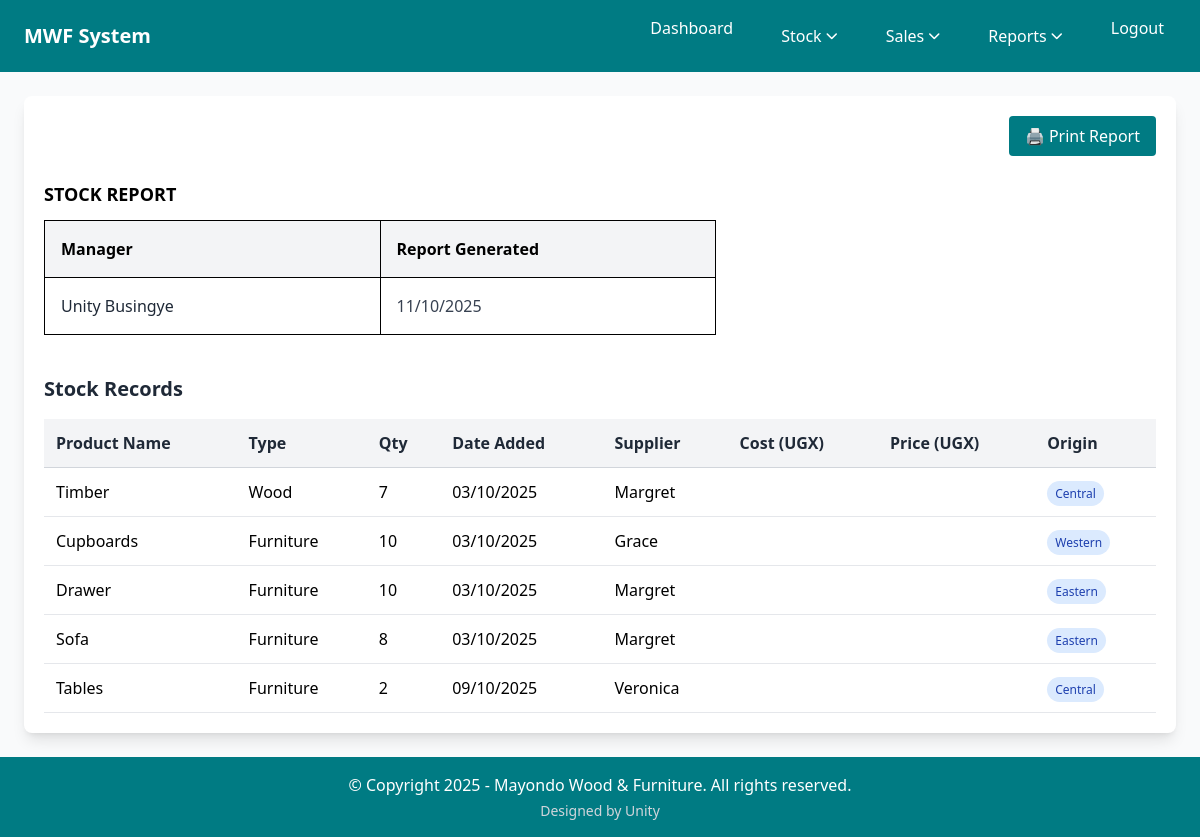
Before: /stockReport/ (signed in) with the older database file.
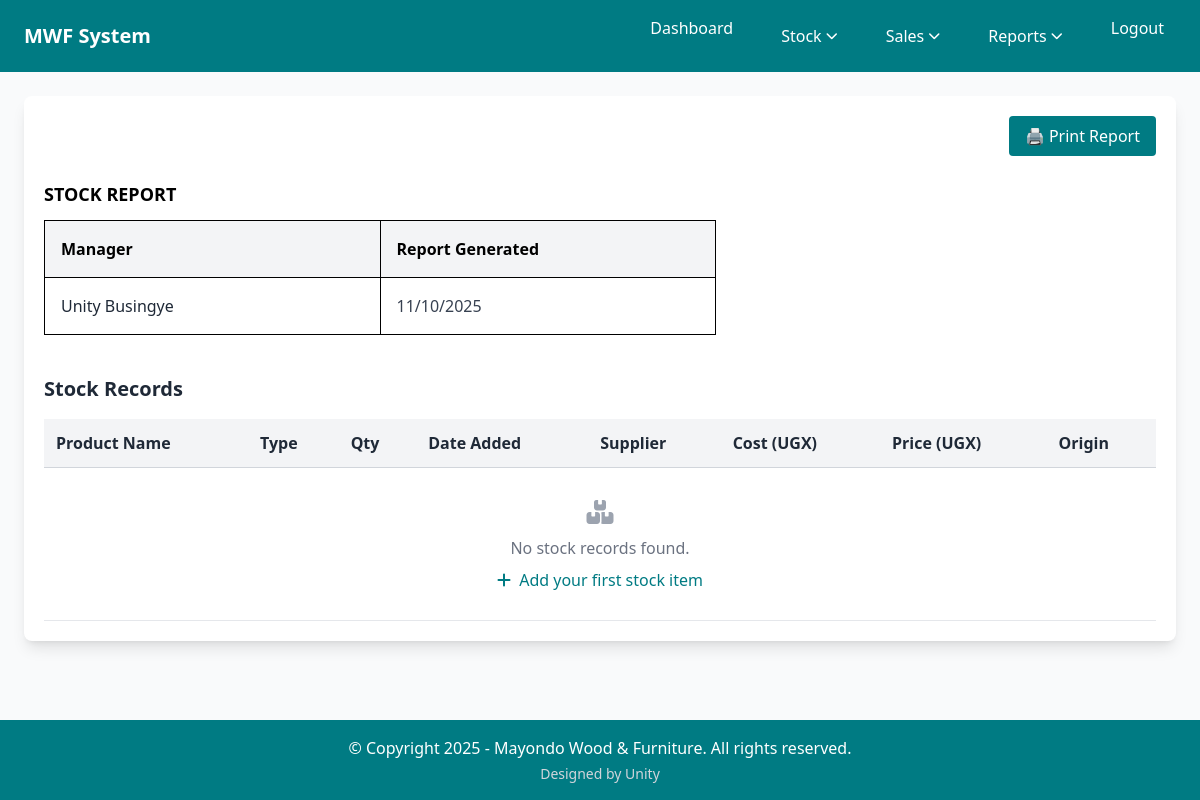
After: the same page with the newer database file.
### home/models.py (models this page shows, shortened)
class Stock(models.Model):
    CUSTOMER_CHOICES = [('Timber', 'Timber'), ('Sofa', 'Sofa'),('Tables','Tables'),('Cupboards','Cupboards'),('Drawer','Drawer'),('Poles','Poles')]
    PRODUCT_TYPE_CHOICES = [('Wood', 'Wood'), ('Furniture', 'Furniture')]
    ORIGIN_CHOICES = [('Western', 'Western'), ('Central', 'Central'), ('Eastern', 'Eastern')]
    SUPPLIER_CHOICES = [
        ('Mbawo Timberworks', 'Mbawo Timberworks'),
        ('Rosewood Timbers', 'Rosewood Timbers'),
        ('Muto Timber Suppliers', 'Muto Timber Suppliers'),
        ('Matongo WoodWorks', 'Matongo WoodWorks'),
    ]
    product_id = models.CharField(max_length=50, blank=True, unique=True)  # Auto-generated unique identifier
    date = models.DateField()  # Date when item was added to inventory
    product_name = models.CharField(max_length=100, choices=CUSTOMER_CHOICES,
                                   help_text="Select the product category",
                                   default='Timber')  # Product category
    product_type = models.CharField(max_length=20, choices=PRODUCT_TYPE_CHOICES,
                                   help_text="Select the product type",
                                   default='Furniture')  # Specific type within category
    product_ref = models.ForeignKey(Product, on_delete=models.PROTECT, null=True, blank=True,
                                   help_text="Auto-populated from product details")
    quantity = models.IntegerField()  # Number of items available
    supplier_name = models.CharField(max_length=100, choices=SUPPLIER_CHOICES)  # Who supplied this product
    unit_cost = models.DecimalField(max_digits=10, decimal_places=2, default=0.00,
                                   help_text="Cost per unit item in dollars")
    total_cost = models.DecimalField(max_digits=12, decimal_places=2, default=0.00,
                                    help_text="Automatically calculated from quantity × unit cost")
    origin = models.CharField(max_length=20, choices=ORIGIN_CHOICES)  # Where the product came from

### home/views.py (the view)
# urls.py: path('stockReport/', stockReport, name='stockReport'), # Stock report page
@manager_required
def stockReport(request):
    all_Stock = Stock.objects.all()
    manager_name = f"{request.user.first_name} {request.user.last_name}".strip()
    if not manager_name:
        manager_name = request.user.username
    from datetime import date
    report_date = date.today()
    context = {
        "stocks": all_Stock,
        "manager_name": manager_name,
        "report_date": report_date,
    }
    return render(request, "stock_report.html", context)

### home/context_processors.py (called while the page is built)
def user_roles(request):
    context = {
        'is_manager': False,
        'is_employee': False,
    }
    if request.user.is_authenticated:
        context['is_manager'] = request.user.groups.filter(name="Manager").exists()
        context['is_employee'] = request.user.groups.filter(name="Employee").exists()
    return context

### home/views.py (called while the page is built)
def manager_required(view_func):
    @wraps(view_func)
    def _wrapped_view(request, *args, **kwargs):
        if not request.user.is_authenticated:
            return redirect('login')
        if not request.user.groups.filter(name="Manager").exists():
            messages.error(request, "Access denied. Manager privileges required.")
            return redirect('dashboard')
        return view_func(request, *args, **kwargs)
    return _wrapped_view

### home/templates/stock_report.html (shortened to what this page needs)
{% extends 'base.html' %}
{% block content %}
  <div class="max-w-screen-2xl mx-auto bg-white rounded-lg p-5 relative shadow-lg">
    <button class="print-btn absolute top-5 right-5 px-4 py-2 bg-cordes-dark text-white border-0 rounded cursor-pointer hover:bg-cordes-blue transition-colors" onclick="window.print()">🖨️ Print Report</button>
    <div class="mt-16 mb-8">
      <table class="border-collapse w-full max-w-2xl">
        <caption class="font-bold mb-3 text-left text-lg">STOCK REPORT</caption>
        <thead class="bg-gray-100">
          <tr>
            <th class="border border-black p-4 text-left w-1/2">Manager</th>
            <th class="border border-black p-4 text-left w-1/2">Report Generated</th>
          </tr>
        </thead>
        <tbody>
          <tr>
            <td class="border border-black p-4 font-medium text-gray-800">{{ manager_name }}</td>
            <td class="border border-black p-4 text-gray-700">{{ report_date|date:"d/m/Y" }}</td>
          </tr>
        </tbody>
      </table>
    </div>
    <section class="w-full mt-10">
      <h2 class="text-xl font-semibold mb-4 text-gray-800">
        Stock Records
      </h2>
      <table class="w-full border-collapse">
        <thead>
          <tr class="bg-gray-100">
            <th class="p-3 text-left border-b border-gray-300 text-gray-800">Product Name</th>
            <th class="p-3 text-left border-b border-gray-300 text-gray-800">Type</th>
            <th class="p-3 text-left border-b border-gray-300 text-gray-800">Qty</th>
            <th class="p-3 text-left border-b border-gray-300 text-gray-800">Date Added</th>
            <th class="p-3 text-left border-b border-gray-300 text-gray-800">Supplier</th>
            <th class="p-3 text-left border-b border-gray-300 text-gray-800">Cost (UGX)</th>
            <th class="p-3 text-left border-b border-gray-300 text-gray-800">Price (UGX)</th>
            <th class="p-3 text-left border-b border-gray-300 text-gray-800">Origin</th>
          </tr>
        </thead>
        <tbody>
        {% for stock in stocks %}
        <tr class="hover:bg-gray-50">
          <td class="p-3 border-b border-gray-200">
            {{ stock.product_name|default:"N/A" }}
          </td>
          <td class="p-3 border-b border-gray-200">
            {{ stock.product_type|default:"N/A" }}
          </td>
          <td class="p-3 border-b border-gray-200">{{ stock.quantity }}</td>
          <td class="p-3 border-b border-gray-200">{{ stock.date|date:"d/m/Y" }}</td>
          <td class="p-3 border-b border-gray-200">{{ stock.supplier_name }}</td>
          <td class="p-3 border-b border-gray-200">{{ stock.cost }}</td>
          <td class="p-3 border-b border-gray-200">{{ stock.price }}</td>
          <td class="p-3 border-b border-gray-200">
            <span class="px-2 py-1 rounded-full text-xs font-medium bg-blue-100 text-blue-800">
              {{ stock.origin }}
            </span>
          </td>
        </tr>
        {% empty %}
        <tr>
          <td colspan="8" class="p-3 border-b border-gray-200 text-center text-gray-500">
            <div class="py-4">
              <i class="fas fa-boxes text-gray-400 text-2xl mb-2"></i>
              <p class="text-gray-500">No stock records found{% if is_filtered %} for the selected date range{% endif %}.</p>
              <a href="/addStock/" class="text-cordes-dark hover:text-cordes-blue mt-2 inline-block">
                <i class="fas fa-plus mr-1"></i> Add your first stock item
              </a>
            </div>
          </td>
        </tr>
        {% endfor %}
      </tbody>
      </table>
    </section>
  </div>
{% endblock %}

Changed rows visible on the page:
removed Stock: product_name "Timber", product_type "Wood", quantity "7", date "03/10/2025", supplier_name "Margret", origin "Central"
removed Stock: product_name "Cupboards", product_type "Furniture", quantity "10", date "03/10/2025", supplier_name "Grace", origin "Western"
removed Stock: product_name "Drawer", product_type "Furniture", quantity "10", date "03/10/2025", supplier_name "Margret", origin "Eastern"
removed Stock: product_name "Sofa", product_type "Furniture", quantity "8", date "03/10/2025", supplier_name "Margret", origin "Eastern"
removed Stock: product_name "Tables", product_type "Furniture", quantity "2", date "09/10/2025", supplier_name "Veronica", origin "Central"
Other visible differences:
text now shown: "No stock records found . Add your first stock item"
